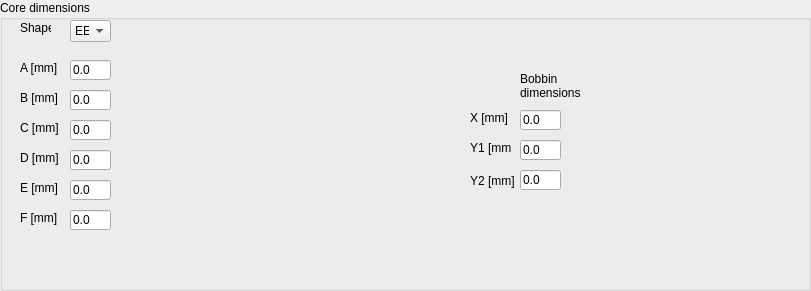
        <widget class="QGroupBox" name="dimensions">
         <property name="geometry">
          <rect>
           <x>250</x>
           <y>200</y>
           <width>811</width>
           <height>291</height>
          </rect>
         </property>
         <property name="title">
          <string>Core dimensions</string>
         </property>
         <widget class="QLabel" name="ASizeLabel">
          <property name="geometry">
           <rect>
            <x>20</x>
            <y>60</y>
            <width>41</width>
            <height>16</height>
           </rect>
          </property>
          <property name="text">
           <string>A [mm]</string>
          </property>
         </widget>
         <widget class="QLineEdit" name="SizeDValue">
          <property name="geometry">
           <rect>
            <x>70</x>
            <y>150</y>
            <width>41</width>
            <height>20</height>
           </rect>
          </property>
          <property name="text">
           <string>0.0</string>
          </property>
         </widget>
         <widget class="QLabel" name="CSizeLabel">
          <property name="geometry">
           <rect>
            <x>20</x>
            <y>120</y>
            <width>41</width>
            <height>16</height>
           </rect>
          </property>
          <property name="text">
           <string>C [mm]</string>
          </property>
         </widget>
         <widget class="QLabel" name="DSizeLabel">
          <property name="geometry">
           <rect>
            <x>20</x>
            <y>150</y>
            <width>41</width>
            <height>16</height>
           </rect>
          </property>
          <property name="text">
           <string>D [mm]</string>
          </property>
         </widget>
         <widget class="QLabel" name="BSizeLabel">
          <property name="geometry">
           <rect>
            <x>20</x>
            <y>90</y>
            <width>41</width>
            <height>16</height>
           </rect>
          </property>
          <property name="text">
           <string>B [mm]</string>
          </property>
         </widget>
         <widget class="QLineEdit" name="SizeAValue">
          <property name="geometry">
           <rect>
            <x>70</x>
            <y>60</y>
            <width>41</width>
            <height>20</height>
           </rect>
          </property>
          <property name="text">
           <string>0.0</string>
          </property>
         </widget>
         <widget class="QLineEdit" name="SizeFValue">
          <property name="geometry">
           <rect>
            <x>70</x>
            <y>210</y>
            <width>41</width>
            <height>20</height>
           </rect>
          </property>
          <property name="text">
           <string>0.0</string>
          </property>
         </widget>
         <widget class="QLineEdit" name="SizeBValue">
          <property name="geometry">
           <rect>
            <x>70</x>
            <y>90</y>
            <width>41</width>
            <height>20</height>
           </rect>
          </property>
          <property name="text">
           <string>0.0</string>
          </property>
         </widget>
         <widget class="QLabel" name="FSizeLabel">
          <property name="geometry">
           <rect>
            <x>20</x>
            <y>210</y>
            <width>41</width>
            <height>16</height>
           </rect>
          </property>
          <property name="text">
           <string>F [mm]</string>
          </property>
         </widget>
         <widget class="QLineEdit" name="SizeCValue">
          <property name="geometry">
           <rect>
            <x>70</x>
            <y>120</y>
            <width>41</width>
            <height>20</height>
           </rect>
          </property>
          <property name="text">
           <string>0.0</string>
          </property>
         </widget>
         <widget class="QLabel" name="ESizeLabel">
          <property name="geometry">
           <rect>
            <x>20</x>
            <y>180</y>
            <width>41</width>
            <height>16</height>
           </rect>
          </property>
          <property name="text">
           <string>E [mm]</string>
          </property>
         </widget>
         <widget class="QLineEdit" name="SizeEValue">
          <property name="geometry">
           <rect>
            <x>70</x>
            <y>180</y>
            <width>41</width>
            <height>20</height>
           </rect>
          </property>
          <property name="text">
           <string>0.0</string>
          </property>
         </widget>
         <widget class="QLineEdit" name="BobbinY1margineValue">
          <property name="geometry">
           <rect>
            <x>520</x>
            <y>140</y>
            <width>41</width>
            <height>20</height>
           </rect>
          </property>
          <property name="text">
           <string>0.0</string>
          </property>
         </widget>
         <widget class="QLineEdit" name="BobbinY2margineValue">
          <property name="geometry">
           <rect>
            <x>520</x>
            <y>170</y>
            <width>41</width>
            <height>20</height>
           </rect>
          </property>
          <property name="text">
           <string>0.0</string>
          </property>
         </widget>
         <widget class="QLabel" name="bobbinY2label">
          <property name="geometry">
           <rect>
            <x>470</x>
            <y>160</y>
            <width>51</width>
            <height>41</height>
           </rect>
          </property>
          <property name="text">
           <string>Y2 [mm]</string>
          </property>
         </widget>
         <widget class="QLabel" name="bobbinLabel">
          <property name="geometry">
           <rect>
            <x>520</x>
            <y>70</y>
            <width>61</width>
            <height>31</height>
           </rect>
          </property>
          <property name="text">
           <string>Bobbin
dimensions</string>
          </property>
         </widget>
         <widget class="QLineEdit" name="BobbinXmargineValue">
          <property name="geometry">
           <rect>
            <x>520</x>
            <y>110</y>
            <width>41</width>
            <height>20</height>
           </rect>
          </property>
          <property name="text">
           <string>0.0</string>
          </property>
         </widget>
         <widget class="QLabel" name="bobbinXLabel">
          <property name="geometry">
           <rect>
            <x>470</x>
            <y>110</y>
            <width>41</width>
            <height>16</height>
           </rect>
          </property>
          <property name="text">
           <string>X [mm]</string>
          </property>
         </widget>
         <widget class="QLabel" name="bobbinY1label">
          <property name="geometry">
           <rect>
            <x>470</x>
            <y>140</y>
            <width>41</width>
            <height>16</height>
           </rect>
          </property>
          <property name="text">
           <string>Y1 [mm]</string>
          </property>
         </widget>
         <widget class="QLabel" name="EECoreImageLabel">
          <property name="geometry">
           <rect>
            <x>200</x>
            <y>10</y>
            <width>241</width>
            <height>261</height>
           </rect>
          </property>
          <property name="text">
           <string/>
          </property>
          <property name="pixmap">
           <pixmap>ferroxcube_EE_dimensions.jpg</pixmap>
          </property>
         </widget>
         <widget class="QComboBox" name="CoreShapeValue">
          <property name="geometry">
           <rect>
            <x>70</x>
            <y>20</y>
            <width>41</width>
            <height>22</height>
           </rect>
          </property>
          <item>
           <property name="text">
            <string>EE</string>
           </property>
          </item>
         </widget>
         <widget class="QLabel" name="ShapeLabel">
          <property name="geometry">
           <rect>
            <x>20</x>
            <y>20</y>
            <width>31</width>
            <height>16</height>
           </rect>
          </property>
          <property name="text">
           <string>Shape</string>
          </property>
         </widget>
         <widget class="QLabel" name="MargineLabel_2">
          <property name="geometry">
           <rect>
            <x>590</x>
            <y>10</y>
            <width>201</width>
            <height>261</height>
           </rect>
          </property>
          <property name="text">
           <string/>
          </property>
          <property name="pixmap">
           <pixmap>Bobbin_and_marrgine.bmp</pixmap>
          </property>
         </widget>
        </widget>
